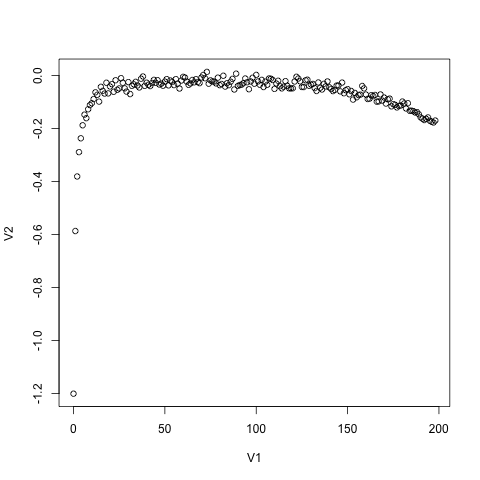

Reproduce this figure in R.

a <-read.csv("trial-20171229141245.csv", header = FALSE)
plot(a)
png("trial-20171229141245.csv.png")
plot(a)

